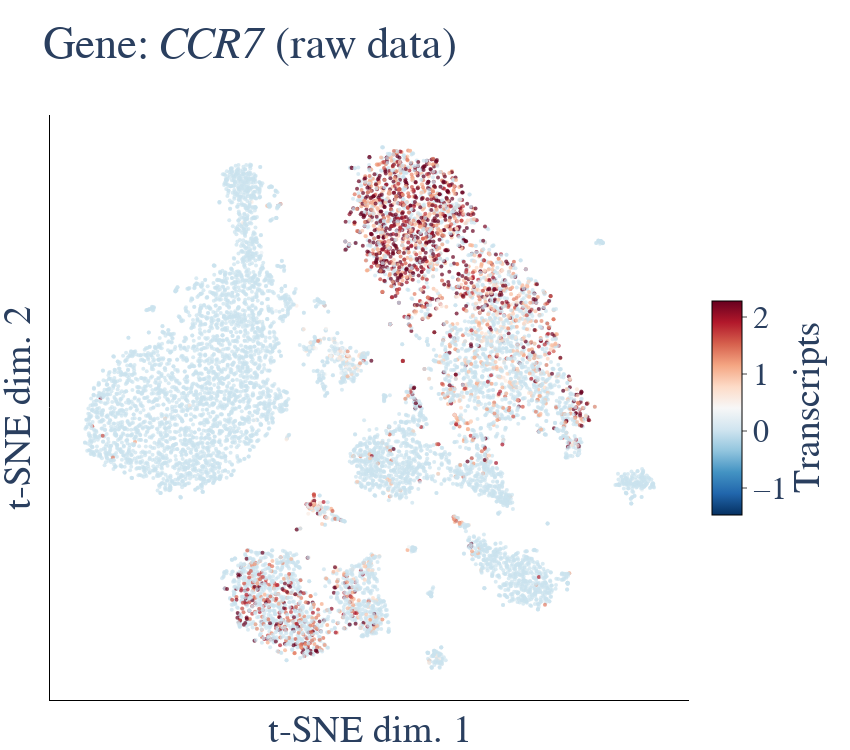

The notebook cell saved with this chart:
### Markdown cell above
Next, we'll visualize the raw data for a gene called *CCR7*, which is a naive T cell marker.

### Code cell
import gc

from monet import ExpMatrix
from monet import visualize
from monet import util

expression_file = 'data/v3_human_pbmc_10k_expression.npz'

sel_gene = 'CCR7'

matrix = ExpMatrix.load_npz(expression_file)

# make sure matrix is scaled to the median transcript count
matrix = util.scale(matrix)

# get expression values for CCR7
profile = matrix.loc[sel_gene].copy()

# calculate the range of expression values to show in the figure (mean +/ 2 std dev.)
mean = profile.mean()
std = profile.std(ddof=1)
emin = mean - 2*std
emax = mean + 2*std

# plot the t-SNE
fig = visualize.plot_cells(
    tsne_scores,
    profile=profile,
    emin=emin, emax=emax,
    colorbar_label='Transcripts',
    title='Gene: <i>%s</i> (raw data)' % sel_gene)

fig.show()

# free up memory
del matrix; gc.collect()

### Figure 1 — Plotly figure (JSON) as saved in the notebook; plotly's stock layout.template omitted (floating-point values rounded to 4 significant figures; data arrays with more than 128 entries replaced by an {"elided": "..."} marker saying what was removed)
{"data": [{"marker": {"cmax": 2.29, "cmin": -1.465, "color": {"elided": "10681 float values"}, "colorbar": {"len": 0.4, "outlinecolor": "black", "outlinewidth": 1, "separatethousands": true, "ticklen": 5, "ticks": "outside", "title": {"side": "right", "text": "Transcripts"}}, "colorscale": [[0, "rgb(103,0,31)"], [0.1, "rgb(178,24,43)"], [0.2, "rgb(214,96,77)"], [0.3, "rgb(244,165,130)"], [0.4, "rgb(253,219,199)"], [0.5, "rgb(247,247,247)"], [0.6, "rgb(209,229,240)"], [0.7, "rgb(146,197,222)"], [0.8, "rgb(67,147,195)"], [0.9, "rgb(33,102,172)"], [1, "rgb(5,48,97)"]], "opacity": 0.7, "reversescale": true, "showscale": true, "size": 4}, "mode": "markers", "name": "Cells", "type": "scatter", "x": {"elided": "10681 float values"}, "y": {"elided": "10681 float values"}}], "layout": {"font": {"family": "serif", "size": 32}, "height": 750, "margin": {"b": 50, "l": 50, "r": 90, "t": 115}, "plot_bgcolor": "white", "title": {"text": "Gene: <i>CCR7</i> (raw data)"}, "width": 850, "xaxis": {"automargin": false, "linecolor": "black", "showline": true, "showticklabels": false, "ticklen": 5, "title": {"text": "t-SNE dim. 1"}}, "yaxis": {"automargin": false, "linecolor": "black", "showline": true, "showticklabels": false, "ticklen": 5, "title": {"text": "t-SNE dim. 2"}}}}
